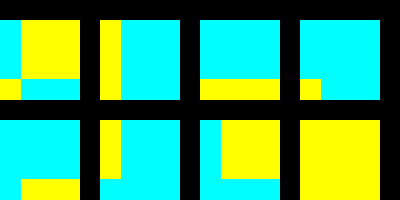

Here is the Python script that generated this plot:
#!/usr/bin/env python

# Test vtkImageRectilinearWipe with various wipe modes on two canvas images.

# Factory overrides
import vtkmodules.vtkInteractionStyle  # noqa: F401
import vtkmodules.vtkRenderingFreeType  # noqa: F401
import vtkmodules.vtkRenderingOpenGL2  # noqa: F401

from vtkmodules.vtkImagingHybrid import vtkImageRectilinearWipe
from vtkmodules.vtkImagingSources import vtkImageCanvasSource2D
from vtkmodules.vtkRenderingCore import (
    vtkActor2D,
    vtkImageMapper,
    vtkRenderWindow,
    vtkRenderWindowInteractor,
    vtkRenderer,
)

# Two colored canvas images
image1 = vtkImageCanvasSource2D()
image1.SetNumberOfScalarComponents(3)
image1.SetScalarTypeToUnsignedChar()
image1.SetExtent(0, 79, 0, 79, 0, 0)
image1.SetDrawColor(255, 255, 0)
image1.FillBox(0, 79, 0, 79)
image1.Update()

image2 = vtkImageCanvasSource2D()
image2.SetNumberOfScalarComponents(3)
image2.SetScalarTypeToUnsignedChar()
image2.SetExtent(0, 79, 0, 79, 0, 0)
image2.SetDrawColor(0, 255, 255)
image2.FillBox(0, 79, 0, 79)
image2.Update()

# --- Pipeline 0: Quad wipe ---
wipe_0 = vtkImageRectilinearWipe()
wipe_0.SetInput1Data(image1.GetOutput())
wipe_0.SetInput2Data(image2.GetOutput())
wipe_0.SetPosition(20, 20)
wipe_0.SetWipeToQuad()

mapper_0 = vtkImageMapper()
mapper_0.SetInputConnection(wipe_0.GetOutputPort())
mapper_0.SetColorWindow(255)
mapper_0.SetColorLevel(127.5)

actor_0 = vtkActor2D()
actor_0.SetMapper(mapper_0)

# --- Pipeline 1: Horizontal wipe ---
wipe_1 = vtkImageRectilinearWipe()
wipe_1.SetInput1Data(image1.GetOutput())
wipe_1.SetInput2Data(image2.GetOutput())
wipe_1.SetPosition(20, 20)
wipe_1.SetWipeToHorizontal()

mapper_1 = vtkImageMapper()
mapper_1.SetInputConnection(wipe_1.GetOutputPort())
mapper_1.SetColorWindow(255)
mapper_1.SetColorLevel(127.5)

actor_1 = vtkActor2D()
actor_1.SetMapper(mapper_1)

# --- Pipeline 2: Vertical wipe ---
wipe_2 = vtkImageRectilinearWipe()
wipe_2.SetInput1Data(image1.GetOutput())
wipe_2.SetInput2Data(image2.GetOutput())
wipe_2.SetPosition(20, 20)
wipe_2.SetWipeToVertical()

mapper_2 = vtkImageMapper()
mapper_2.SetInputConnection(wipe_2.GetOutputPort())
mapper_2.SetColorWindow(255)
mapper_2.SetColorLevel(127.5)

actor_2 = vtkActor2D()
actor_2.SetMapper(mapper_2)

# --- Pipeline 3: LowerLeft wipe ---
wipe_3 = vtkImageRectilinearWipe()
wipe_3.SetInput1Data(image1.GetOutput())
wipe_3.SetInput2Data(image2.GetOutput())
wipe_3.SetPosition(20, 20)
wipe_3.SetWipeToLowerLeft()

mapper_3 = vtkImageMapper()
mapper_3.SetInputConnection(wipe_3.GetOutputPort())
mapper_3.SetColorWindow(255)
mapper_3.SetColorLevel(127.5)

actor_3 = vtkActor2D()
actor_3.SetMapper(mapper_3)

# --- Pipeline 4: LowerRight wipe ---
wipe_4 = vtkImageRectilinearWipe()
wipe_4.SetInput1Data(image1.GetOutput())
wipe_4.SetInput2Data(image2.GetOutput())
wipe_4.SetPosition(20, 20)
wipe_4.SetWipeToLowerRight()

mapper_4 = vtkImageMapper()
mapper_4.SetInputConnection(wipe_4.GetOutputPort())
mapper_4.SetColorWindow(255)
mapper_4.SetColorLevel(127.5)

actor_4 = vtkActor2D()
actor_4.SetMapper(mapper_4)

# --- Pipeline 5: UpperLeft wipe ---
wipe_5 = vtkImageRectilinearWipe()
wipe_5.SetInput1Data(image1.GetOutput())
wipe_5.SetInput2Data(image2.GetOutput())
wipe_5.SetPosition(20, 20)
wipe_5.SetWipeToUpperLeft()

mapper_5 = vtkImageMapper()
mapper_5.SetInputConnection(wipe_5.GetOutputPort())
mapper_5.SetColorWindow(255)
mapper_5.SetColorLevel(127.5)

actor_5 = vtkActor2D()
actor_5.SetMapper(mapper_5)

# --- Pipeline 6: UpperRight wipe ---
wipe_6 = vtkImageRectilinearWipe()
wipe_6.SetInput1Data(image1.GetOutput())
wipe_6.SetInput2Data(image2.GetOutput())
wipe_6.SetPosition(20, 20)
wipe_6.SetWipeToUpperRight()

mapper_6 = vtkImageMapper()
mapper_6.SetInputConnection(wipe_6.GetOutputPort())
mapper_6.SetColorWindow(255)
mapper_6.SetColorLevel(127.5)

actor_6 = vtkActor2D()
actor_6.SetMapper(mapper_6)

# --- Pipeline 7: Reference (no wipe) ---
mapper_7 = vtkImageMapper()
mapper_7.SetInputConnection(image1.GetOutputPort())
mapper_7.SetColorWindow(255)
mapper_7.SetColorLevel(127.5)

actor_7 = vtkActor2D()
actor_7.SetMapper(mapper_7)

# Renderers (4x2 grid)
renderer_0 = vtkRenderer()
renderer_0.AddViewProp(actor_0)
renderer_0.SetViewport(0, .5, .25, 1)

renderer_1 = vtkRenderer()
renderer_1.AddViewProp(actor_1)
renderer_1.SetViewport(.25, .5, .5, 1)

renderer_2 = vtkRenderer()
renderer_2.AddViewProp(actor_2)
renderer_2.SetViewport(.5, .5, .75, 1)

renderer_3 = vtkRenderer()
renderer_3.AddViewProp(actor_3)
renderer_3.SetViewport(.75, .5, 1, 1)

renderer_4 = vtkRenderer()
renderer_4.AddViewProp(actor_4)
renderer_4.SetViewport(0, 0, .25, .5)

renderer_5 = vtkRenderer()
renderer_5.AddViewProp(actor_5)
renderer_5.SetViewport(.25, 0, .5, .5)

renderer_6 = vtkRenderer()
renderer_6.AddViewProp(actor_6)
renderer_6.SetViewport(.5, 0, .75, .5)

renderer_7 = vtkRenderer()
renderer_7.AddViewProp(actor_7)
renderer_7.SetViewport(.75, 0, 1, .5)

# Window
render_window = vtkRenderWindow()
render_window.AddRenderer(renderer_0)
render_window.AddRenderer(renderer_1)
render_window.AddRenderer(renderer_2)
render_window.AddRenderer(renderer_3)
render_window.AddRenderer(renderer_4)
render_window.AddRenderer(renderer_5)
render_window.AddRenderer(renderer_6)
render_window.AddRenderer(renderer_7)
render_window.SetSize(400, 200)
render_window.SetWindowName("wipe")

# Interactor
interactor = vtkRenderWindowInteractor()
interactor.SetRenderWindow(render_window)

interactor.Initialize()
interactor.Start()
